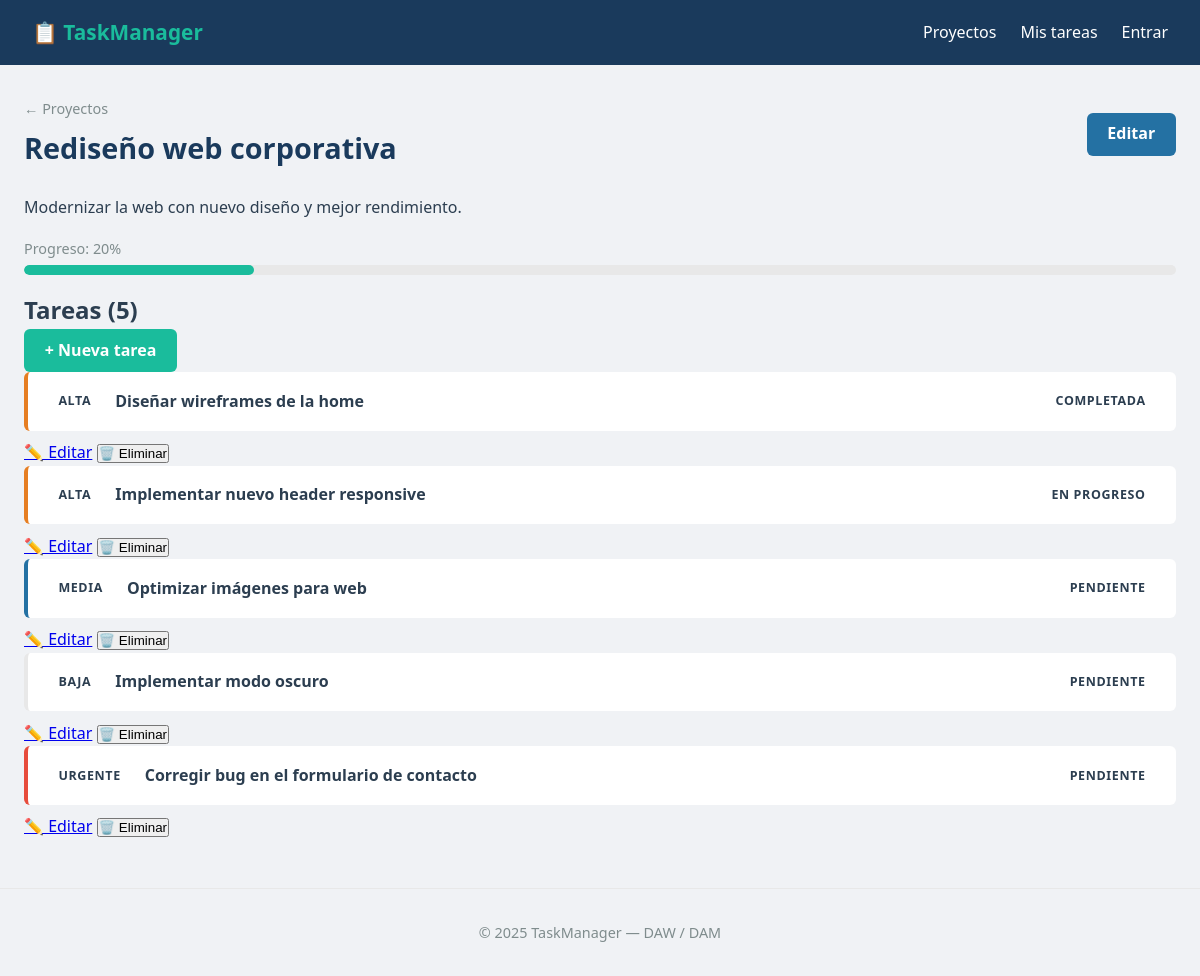
/proyectos/1, run on the app's committed database.
### app/models.py (models this page shows, shortened)
class Proyecto(db.Model):
    __tablename__ = 'proyectos'
    id = db.Column(db.Integer, primary_key=True)
    titulo = db.Column(db.String(100), nullable=False)
    descripcion = db.Column(db.Text)
    estado = db.Column(db.String(20), default='activo')
    fecha_limite = db.Column(db.Date)
    creado_en = db.Column(db.DateTime, default=datetime.utcnow)
    propietario_id = db.Column(db.Integer, db.ForeignKey('usuarios.id'))
    tareas = db.relationship('Tarea', backref='proyecto', lazy='dynamic',
    cascade='all, delete-orphan',
    order_by='Tarea.creado_en')

class Tarea(db.Model):
    __tablename__ = 'tareas'
    id = db.Column(db.Integer, primary_key=True)
    titulo = db.Column(db.String(200), nullable=False)
    descripcion = db.Column(db.Text)
    prioridad = db.Column(db.String(20), default='media')
    estado = db.Column(db.String(20), default='pendiente')
    fecha_limite = db.Column(db.Date)
    creado_en = db.Column(db.DateTime, default=datetime.utcnow)
    proyecto_id = db.Column(db.Integer, db.ForeignKey('proyectos.id'))
    asignado_id = db.Column(db.Integer, db.ForeignKey('usuarios.id'),
    nullable=True)
    comentarios = db.relationship('Comentario', backref='tarea',
    lazy='dynamic',
    cascade='all, delete-orphan')
    etiquetas = db.relationship('Etiqueta', secondary=tarea_etiqueta,
    backref=db.backref('tareas', lazy='dynamic'))

### app/routes/projects.py (the view)
@projects.route('/<int:pid>')
def detalle(pid):
    proyecto = Proyecto.query.get_or_404(pid)
    tareas = proyecto.tareas.order_by(Tarea.creado_en.desc()).all()
    return render_template('projects/detalle.html',
                            proyecto=proyecto,
                            tareas=tareas,
                            form=FormularioVacio())

### app/__init__.py (called while the page is built)
def create_app(config_class=Config):
    app = Flask(__name__)
    app.config.from_object(config_class)
    db.init_app(app)
    migrate.init_app(app, db)
    from app.routes.main import main
    from app.routes.projects import projects
    from app.routes.tasks import tasks
    from app.routes.auth import auth
    app.register_blueprint(main)
    app.register_blueprint(projects)
    app.register_blueprint(tasks)
    app.register_blueprint(auth)
    from app import models # noqa: F401
    @app.errorhandler(404)
    def pagina_no_encontrada(error):
        return render_template('errores/404.html'), 404
    @app.errorhandler(500)
    def error_interno(error):
        return render_template('errores/500.html'), 500
    @app.context_processor
    def inject_globals():
        from flask import session
        return {'current_user': session.get('usuario', None)}
    return app

### app/templates/projects/detalle.html (shortened to what this page needs)
{% extends 'base.html' %}
{% block content %}
<div class='page-header'>
    <div>
        <a href="{{ url_for('projects.lista') }}" class='breadcrumb'>←
        Proyectos</a>
        <h1>{{ proyecto.titulo }}</h1>
    </div>
    <div class='acciones'>
        <a href="{{ url_for('projects.editar', pid=proyecto.id) }}" class='btn
        btn-sec'>Editar</a>
    </div>
</div>
<p class='descripcion-proyecto'>{{ proyecto.descripcion }}</p>
{% set completadas = tareas | selectattr('estado', 'equalto',
'completada') | list %}
{% set total = tareas | length %}
{% if total > 0 %}
{% set progreso = (completadas | length / total * 100) | round | int %}
<div class='progreso-container'>
    <div class='progreso-label'>Progreso: {{ progreso }}%</div>
    <div class='progreso-barra'>
        <div class='progreso-relleno' style='width: {{ progreso }}%'></div>
    </div>
</div>
{% endif %}
<div class='tareas-header'>
    <h2>Tareas ({{ total }})</h2>
    <a href="{{ url_for('tasks.nueva', pid=proyecto.id) }}" class='btn'>+ Nueva
    tarea</a>
</div>
{% for tarea in proyecto.tareas %}
<div class='tarea prioridad-{{ tarea.prioridad }}'>
    <div class='tarea-info'>
        <span class='badge badge-prioridad-{{ tarea.prioridad }}'>
        {{ tarea.prioridad | upper }}
        </span>
        <strong>{{ tarea.titulo }}</strong>
    </div>
    <span class='badge badge-estado-{{ tarea.estado }}'>
    {{ tarea.estado | replace('_', ' ') | capitalize }}
    </span>
</div>
<div class='acciones-tarea'>
    <a href="{{ url_for('tasks.editar', pid=proyecto.id, tid=tarea.id) }}">✏️
    Editar</a>
    <form action="{{ url_for('projects.eliminar', pid=proyecto.id) }}" method='POST' style='display:inline'>
        <button type='submit' onclick="return confirm('¿Eliminar proyecto?')">
            🗑️ Eliminar
        </button>
    </form>
</div>
{% else %}
<p class='vacio'>Este proyecto no tiene tareas todavía.</p>
{% endfor %}
{% endblock %}

### app/static/css/style.css (style rules this page uses)
*, *::before, *::after { margin: 0; padding: 0; box-sizing: border-box; }
:root { --azul-oscuro: #1a3a5c; --azul: #2471a3; --verde: #1abc9c; --rojo: #e74c3c; --naranja: #e67e22; --gris-claro: #f0f2f5; --texto: #2c3e50; --texto-suave: #7f8c8d; }
body { font-family: 'Segoe UI', Arial, sans-serif; background: var(--gris-claro); color: var(--texto); line-height: 1.6; }
.page-header { display: flex; justify-content: space-between; align-items: center; margin-bottom: 1.5rem; }
.page-header h1 { font-size: 1.8rem; color: var(--azul-oscuro); }
.breadcrumb { color: var(--texto-suave); text-decoration: none; display: block; font-size: .9rem; margin-bottom: .3rem; }
.badge { padding: .2rem .7rem; border-radius: 12px; font-size: .78rem; font-weight: 600; text-transform: uppercase; letter-spacing: .05em; }
.progreso-container { margin: 1rem 0; }
.progreso-label { font-size: .9rem; color: var(--texto-suave); margin-bottom:.3rem; }
.progreso-barra { background: #e8e8e8; border-radius: 6px; height: 10px; overflow: hidden; }
.progreso-relleno { background: var(--verde); height: 100%; border-radius: 6px; transition: width .4s ease; }
.tarea { background: #fff; border-radius: 6px; padding: 1rem 1.2rem; margin-bottom: .6rem; display: flex; justify-content: space-between; align-items: center; border-left: 4px solid #e8e8e8; }
.tarea.prioridad-urgente { border-left-color: var(--rojo); }
.tarea.prioridad-alta { border-left-color: var(--naranja); }
.tarea.prioridad-media { border-left-color: var(--azul); }
.tarea-info { display: flex; align-items: center; gap: .8rem; }
.btn { display: inline-block; background: var(--verde); color: #fff; padding: .55rem 1.3rem; border-radius: 6px; text-decoration: none; font-weight: 600; border: none; cursor: pointer; transition: background.2s; }
.btn-sec { background: var(--azul); }

### data on the page
Proyecto: titulo "Rediseño web corporativa", descripcion "Modernizar la web con nuevo diseño y mejor rendimiento."
Tarea: prioridad "ALTA", titulo "Diseñar wireframes de la home", estado "COMPLETADA"
Tarea: prioridad "ALTA", titulo "Implementar nuevo header responsive", estado "EN PROGRESO"
Tarea: prioridad "MEDIA", titulo "Optimizar imágenes para web", estado "PENDIENTE"
Tarea: prioridad "BAJA", titulo "Implementar modo oscuro", estado "PENDIENTE"
Tarea: prioridad "URGENTE", titulo "Corregir bug en el formulario de contacto", estado "PENDIENTE"

### other printed values
{{ progreso }} "20"
{{ total }} "5"
